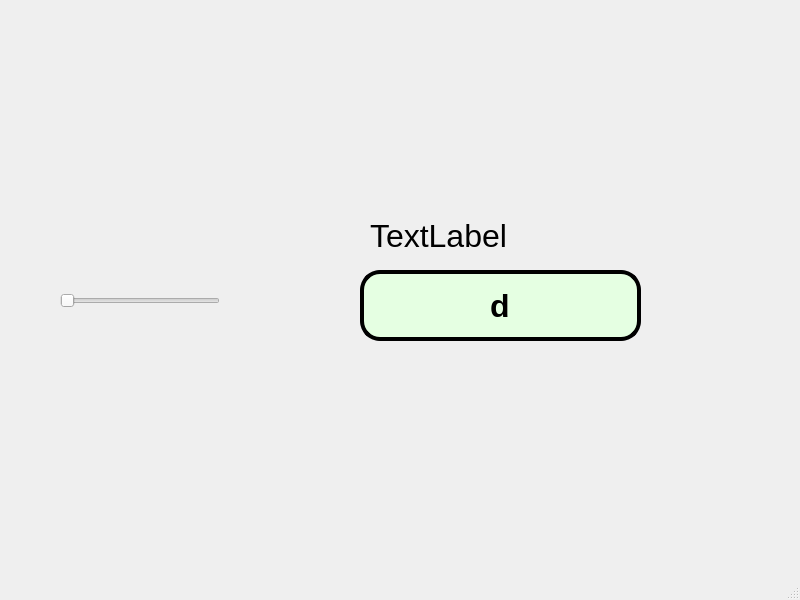
<?xml version="1.0" encoding="UTF-8"?>
<ui version="4.0">
 <class>MainWindow</class>
 <widget class="QMainWindow" name="MainWindow">
  <property name="geometry">
   <rect>
    <x>0</x>
    <y>0</y>
    <width>800</width>
    <height>600</height>
   </rect>
  </property>
  <property name="windowTitle">
   <string>MainWindow</string>
  </property>
  <widget class="QWidget" name="centralwidget">
   <widget class="QLabel" name="label">
    <property name="geometry">
     <rect>
      <x>0</x>
      <y>10</y>
      <width>241</width>
      <height>131</height>
     </rect>
    </property>
    <property name="styleSheet">
     <string notr="true"/>
    </property>
    <property name="text">
     <string/>
    </property>
    <property name="pixmap">
     <pixmap resource="../Archivos/Recursos.qrc">:/Parte2/YO.jpg</pixmap>
    </property>
    <property name="scaledContents">
     <bool>true</bool>
    </property>
   </widget>
   <widget class="QLabel" name="label_2">
    <property name="geometry">
     <rect>
      <x>560</x>
      <y>0</y>
      <width>241</width>
      <height>131</height>
     </rect>
    </property>
    <property name="styleSheet">
     <string notr="true"/>
    </property>
    <property name="text">
     <string/>
    </property>
    <property name="pixmap">
     <pixmap resource="../Archivos/Recursos.qrc">:/Parte2/YO.jpg</pixmap>
    </property>
    <property name="scaledContents">
     <bool>true</bool>
    </property>
   </widget>
   <widget class="QLabel" name="label_3">
    <property name="geometry">
     <rect>
      <x>560</x>
      <y>420</y>
      <width>241</width>
      <height>131</height>
     </rect>
    </property>
    <property name="styleSheet">
     <string notr="true"/>
    </property>
    <property name="text">
     <string/>
    </property>
    <property name="pixmap">
     <pixmap resource="../Archivos/Recursos.qrc">:/Parte2/YO.jpg</pixmap>
    </property>
    <property name="scaledContents">
     <bool>true</bool>
    </property>
   </widget>
   <widget class="QLabel" name="label_4">
    <property name="geometry">
     <rect>
      <x>370</x>
      <y>210</y>
      <width>341</width>
      <height>51</height>
     </rect>
    </property>
    <property name="font">
     <font>
      <pointsize>24</pointsize>
     </font>
    </property>
    <property name="text">
     <string>TextLabel</string>
    </property>
   </widget>
   <widget class="QLineEdit" name="txt_valor">
    <property name="geometry">
     <rect>
      <x>360</x>
      <y>270</y>
      <width>281</width>
      <height>71</height>
     </rect>
    </property>
    <property name="font">
     <font>
      <pointsize>24</pointsize>
      <weight>75</weight>
      <bold>true</bold>
     </font>
    </property>
    <property name="styleSheet">
     <string notr="true">background-color: rgb(229, 255, 226);
border:4px solid black;
border-radius: 20px;</string>
    </property>
    <property name="text">
     <string>d</string>
    </property>
    <property name="alignment">
     <set>Qt::AlignCenter</set>
    </property>
   </widget>
   <widget class="QSlider" name="dial">
    <property name="geometry">
     <rect>
      <x>60</x>
      <y>290</y>
      <width>160</width>
      <height>22</height>
     </rect>
    </property>
    <property name="orientation">
     <enum>Qt::Horizontal</enum>
    </property>
   </widget>
  </widget>
  <widget class="QMenuBar" name="menubar">
   <property name="geometry">
    <rect>
     <x>0</x>
     <y>0</y>
     <width>800</width>
     <height>26</height>
    </rect>
   </property>
  </widget>
  <widget class="QStatusBar" name="statusbar"/>
 </widget>
 <resources>
  <include location="../Archivos/Recursos.qrc"/>
 </resources>
 <connections/>
</ui>
